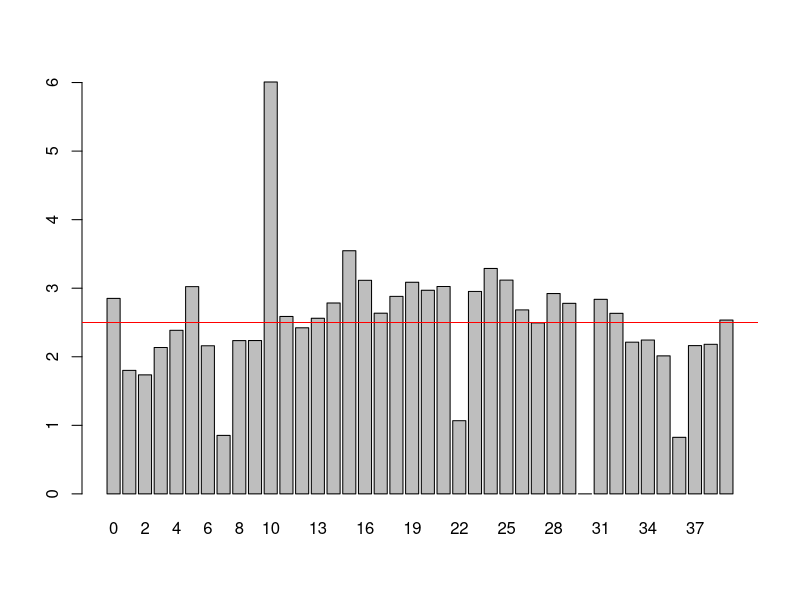

Recreate this plot in R.
# Problem 84: Monopoly odds
# https://projecteuler.net/problem=84

monopoly <- data.frame(square=0:39, hits=0) # Define board

square <- 0 # Starting position
double <- 0 # Double rolls
cc <- 0 # Community Chest
ch <- 0 # Chance

for (i in 1:1E6) {
    die1 <- sample(1:4, 1); die2 <- sample(1:4, 1) # roll dice
    if (die1 == die2) # Check for doubles
        double <- double + 1 # ANother double
    if (double == 3) { # Three doubles?
        square <= 10 # Go to jail
        double <- 0 # Reset double counter
    } else {
        square <- (square + die1 + die2) %% 40 # Move on board
        if (square == 30) square <- 10 # Go to jail
        if (square %in% c(7, 22, 36)) {  # Chance
            ch <- (ch + 1) %% 16 # Pick next card
            if (ch < 6) square <- c(0, 10, 11, 24, 39, 5)[ch+1]
            if (ch == 6 | ch == 7) {
                if (square == 7) square <- 15
                if (square == 22) square <- 25
                if (square == 36) square <- 5
            }
            if (ch == 8) {
                if (square == 7) square <- 12
                if (square == 22) square <- 28
                if (square == 36) square <- 12
            }
            if (ch == 9) square <- square - 3
        }
        if (square %in% c(2, 17, 33)) { # Communit Chest
            cc <- (cc+1) %% 16 # Pick next card
            if (cc < 2) square <- c(0, 10)[cc+1]
        }
    }
    monopoly$hits[square + 1] <- monopoly$hits[square + 1] + 1
}

monopoly$hits <- 100*(monopoly$hits/sum(monopoly$hits))

barplot(monopoly$hits, names.arg=monopoly$square)
abline(h=2.5, col="red")

monopoly <- monopoly[order(monopoly$hits, decreasing=T),]

answer <- paste0(formatC(monopoly$square[1:3], width=2, flag="0"), collapse="")

print(answer)
